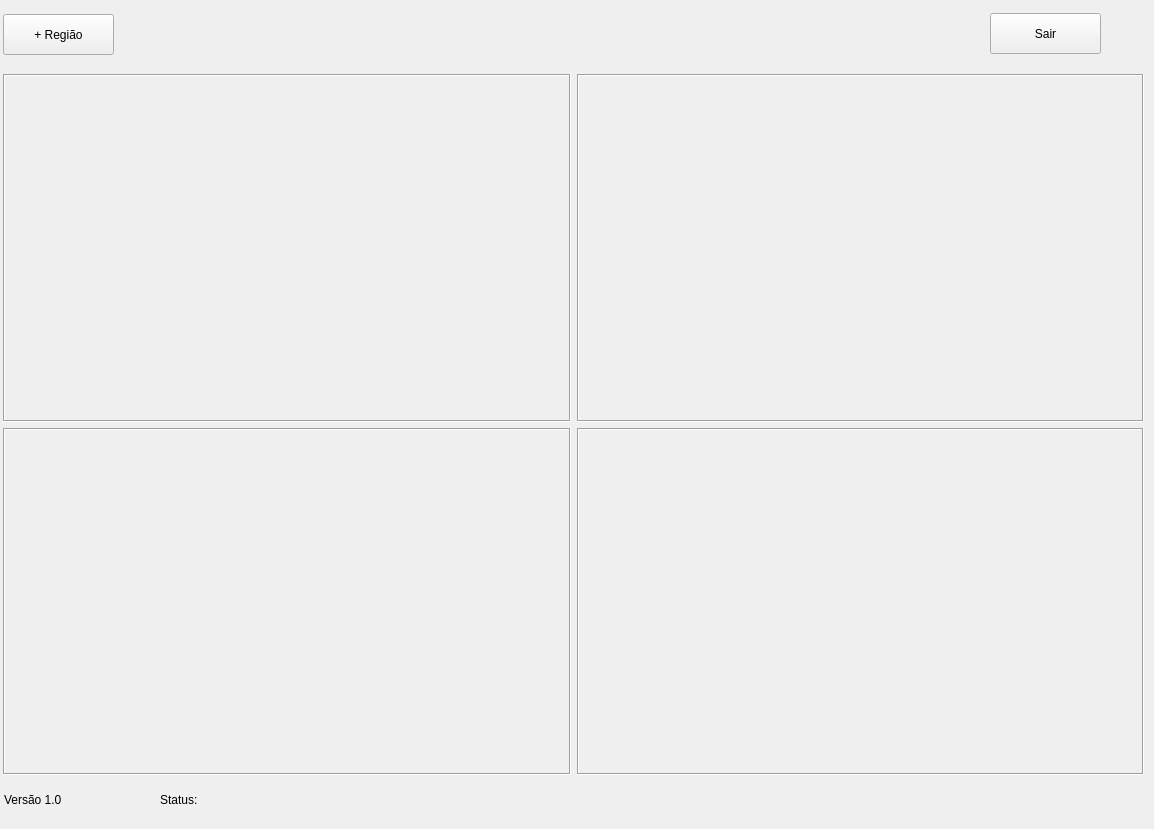
   <widget class="QWidget" name="tabCam">
    <attribute name="title">
     <string>Câmeras</string>
    </attribute>
    <widget class="QWidget" name="gridLayoutWidget_5">
     <property name="geometry">
      <rect>
       <x>3</x>
       <y>74</y>
       <width>1141</width>
       <height>701</height>
      </rect>
     </property>
     <layout class="QGridLayout" name="gridCam">
      <property name="sizeConstraint">
       <enum>QLayout::SetNoConstraint</enum>
      </property>
      <property name="leftMargin">
       <number>0</number>
      </property>
      <item row="0" column="0">
       <widget class="QLabel" name="lblCam1">
        <property name="sizePolicy">
         <sizepolicy hsizetype="Expanding" vsizetype="Expanding">
          <horstretch>0</horstretch>
          <verstretch>0</verstretch>
         </sizepolicy>
        </property>
        <property name="frameShape">
         <enum>QFrame::Box</enum>
        </property>
        <property name="frameShadow">
         <enum>QFrame::Sunken</enum>
        </property>
        <property name="midLineWidth">
         <number>0</number>
        </property>
        <property name="text">
         <string/>
        </property>
       </widget>
      </item>
      <item row="1" column="0">
       <widget class="QLabel" name="lblCam3">
        <property name="sizePolicy">
         <sizepolicy hsizetype="Expanding" vsizetype="Expanding">
          <horstretch>0</horstretch>
          <verstretch>0</verstretch>
         </sizepolicy>
        </property>
        <property name="frameShape">
         <enum>QFrame::Box</enum>
        </property>
        <property name="frameShadow">
         <enum>QFrame::Sunken</enum>
        </property>
        <property name="text">
         <string/>
        </property>
       </widget>
      </item>
      <item row="1" column="1">
       <widget class="QLabel" name="lblCam4">
        <property name="sizePolicy">
         <sizepolicy hsizetype="Expanding" vsizetype="Expanding">
          <horstretch>0</horstretch>
          <verstretch>0</verstretch>
         </sizepolicy>
        </property>
        <property name="frameShape">
         <enum>QFrame::Box</enum>
        </property>
        <property name="frameShadow">
         <enum>QFrame::Sunken</enum>
        </property>
        <property name="text">
         <string/>
        </property>
       </widget>
      </item>
      <item row="0" column="1">
       <widget class="QLabel" name="lblCam2">
        <property name="sizePolicy">
         <sizepolicy hsizetype="Expanding" vsizetype="Expanding">
          <horstretch>0</horstretch>
          <verstretch>0</verstretch>
         </sizepolicy>
        </property>
        <property name="frameShape">
         <enum>QFrame::Box</enum>
        </property>
        <property name="frameShadow">
         <enum>QFrame::Sunken</enum>
        </property>
        <property name="text">
         <string/>
        </property>
       </widget>
      </item>
     </layout>
    </widget>
    <widget class="QWidget" name="horizontalLayoutWidget_5">
     <property name="geometry">
      <rect>
       <x>4</x>
       <y>779</y>
       <width>1141</width>
       <height>41</height>
      </rect>
     </property>
     <layout class="QHBoxLayout" name="horizontalLayout_6">
      <property name="sizeConstraint">
       <enum>QLayout::SetNoConstraint</enum>
      </property>
      <item>
       <widget class="QLabel" name="label_37">
        <property name="sizePolicy">
         <sizepolicy hsizetype="Minimum" vsizetype="Minimum">
          <horstretch>0</horstretch>
          <verstretch>0</verstretch>
         </sizepolicy>
        </property>
        <property name="minimumSize">
         <size>
          <width>150</width>
          <height>0</height>
         </size>
        </property>
        <property name="maximumSize">
         <size>
          <width>100</width>
          <height>16777215</height>
         </size>
        </property>
        <property name="text">
         <string>Versão 1.0</string>
        </property>
       </widget>
      </item>
      <item>
       <widget class="QLabel" name="label_38">
        <property name="sizePolicy">
         <sizepolicy hsizetype="Fixed" vsizetype="Minimum">
          <horstretch>0</horstretch>
          <verstretch>0</verstretch>
         </sizepolicy>
        </property>
        <property name="minimumSize">
         <size>
          <width>100</width>
          <height>0</height>
         </size>
        </property>
        <property name="baseSize">
         <size>
          <width>200</width>
          <height>0</height>
         </size>
        </property>
        <property name="text">
         <string>Status:</string>
        </property>
       </widget>
      </item>
      <item>
       <widget class="QLabel" name="lblInitStatus">
        <property name="sizePolicy">
         <sizepolicy hsizetype="MinimumExpanding" vsizetype="Preferred">
          <horstretch>0</horstretch>
          <verstretch>0</verstretch>
         </sizepolicy>
        </property>
        <property name="text">
         <string/>
        </property>
       </widget>
      </item>
     </layout>
    </widget>
    <widget class="QPushButton" name="btnInitAddRegiao">
     <property name="geometry">
      <rect>
       <x>3</x>
       <y>14</y>
       <width>111</width>
       <height>41</height>
      </rect>
     </property>
     <property name="text">
      <string>+ Região</string>
     </property>
    </widget>
    <widget class="QPushButton" name="btnInitSair">
     <property name="geometry">
      <rect>
       <x>990</x>
       <y>13</y>
       <width>111</width>
       <height>41</height>
      </rect>
     </property>
     <property name="text">
      <string>Sair</string>
     </property>
    </widget>
   </widget>
